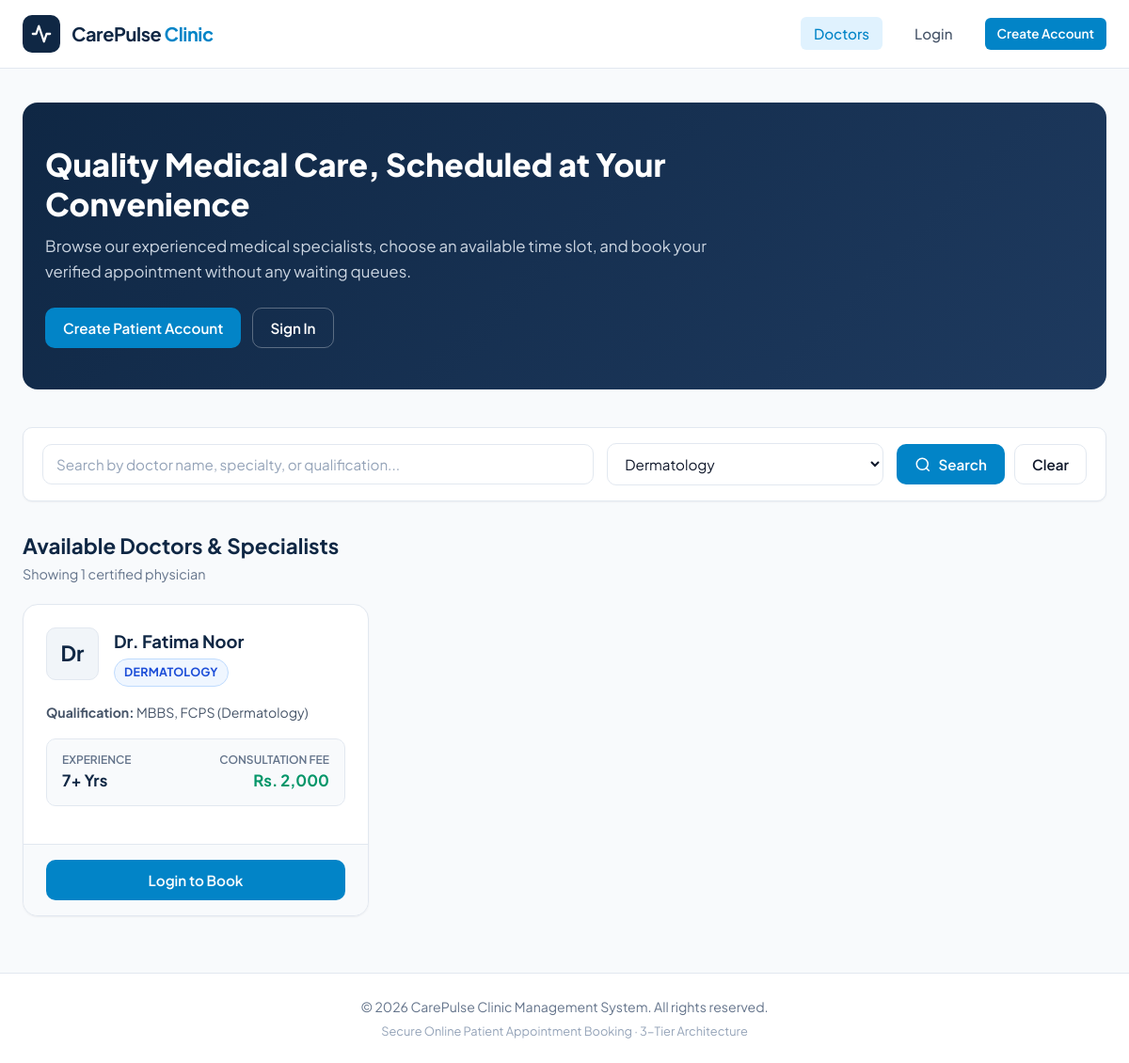
The app's page /index.php?specialty=2 with its own data.
### tables this page shows
CREATE TABLE IF NOT EXISTS `doctors` (
    `id` INT AUTO_INCREMENT PRIMARY KEY,
    `user_id` INT NOT NULL UNIQUE,
    `specialty_id` INT NOT NULL,
    `qualification` VARCHAR(150) NOT NULL,
    `experience_years` INT NOT NULL,
    `fee` DECIMAL(10,2) NOT NULL,
    CONSTRAINT `fk_doctors_user` FOREIGN KEY (`user_id`) REFERENCES `users` (`id`) ON DELETE CASCADE,
    CONSTRAINT `fk_doctors_specialty` FOREIGN KEY (`specialty_id`) REFERENCES `specialties` (`id`) ON DELETE RESTRICT
);

CREATE TABLE IF NOT EXISTS `users` (
    `id` INT AUTO_INCREMENT PRIMARY KEY,
    `full_name` VARCHAR(100) NOT NULL,
    `email` VARCHAR(150) NOT NULL UNIQUE,
    `password` VARCHAR(255) NOT NULL,
    `phone` VARCHAR(20) NOT NULL,
    `role` ENUM('patient', 'doctor', 'admin') NOT NULL DEFAULT 'patient',
    `created_at` TIMESTAMP DEFAULT CURRENT_TIMESTAMP
);

CREATE TABLE IF NOT EXISTS `specialties` (
    `id` INT AUTO_INCREMENT PRIMARY KEY,
    `name` VARCHAR(100) NOT NULL UNIQUE
);

### config/db.php (called while the page is built, shortened)
<?php
function e($value) {
    return htmlspecialchars((string)$value, ENT_QUOTES, 'UTF-8');
}
function is_logged_in() {
    return isset($_SESSION['user_id']) && !empty($_SESSION['user_id']);
}

### index.php (the view, shortened to what this page needs)
<?php
require_once __DIR__ . '/config/db.php';
$specialties_stmt = $pdo->query("SELECT id, name FROM specialties ORDER BY name ASC");
$all_specialties = $specialties_stmt->fetchAll();
$selected_specialty = isset($_GET['specialty']) ? (int)$_GET['specialty'] : 0;
$search_query = isset($_GET['q']) ? trim($_GET['q']) : '';
$sql = "
    SELECT
        d.id AS doctor_id,
        u.full_name AS doctor_name,
        u.email AS doctor_email,
        u.phone AS doctor_phone,
        s.id AS specialty_id,
        s.name AS specialty_name,
        d.qualification,
        d.experience_years,
        d.fee
    FROM doctors d
    INNER JOIN users u ON d.user_id = u.id
    INNER JOIN specialties s ON d.specialty_id = s.id
    WHERE 1=1
";
$params = [];
if ($selected_specialty > 0) {
    $sql .= " AND s.id = ?";
    $params[] = $selected_specialty;
}
$sql .= " ORDER BY s.name ASC, u.full_name ASC";
$stmt = $pdo->prepare($sql);
$stmt->execute($params);
$doctors = $stmt->fetchAll();
require_once __DIR__ . '/includes/header.php';
?>
<section class="page-hero">
    <div class="container">
        <div class="hero-content">
            <h1 class="hero-title">Quality Medical Care, Scheduled at Your Convenience</h1>
            <p class="hero-subtitle">
                Browse our experienced medical specialists, choose an available time slot, and book your verified appointment without any waiting queues.
            </p>
            <?php if (!is_logged_in()): ?>
                <div style="display: flex; gap: 12px; flex-wrap: wrap;">
                    <a href="signup.php" class="btn btn-primary" id="hero-register-btn">Create Patient Account</a>
                    <a href="login.php" class="btn btn-outline" style="color: white; border-color: rgba(255,255,255,0.3);" id="hero-login-btn">Sign In</a>
                </div>
            <?php else: ?>
                <a href="dashboard.php" class="btn btn-primary" id="hero-dashboard-btn">
                    View My Appointments
                </a>
            <?php endif; ?>
        </div>
    </div>
</section>
<div class="filter-bar">
    <form action="index.php" method="GET" class="filter-group" style="width: 100%; display: flex; flex-wrap: wrap; gap: 14px;">
        <div style="flex: 2; min-width: 220px;">
            <input
                type="text"
                name="q"
                class="form-control"
                placeholder="Search by doctor name, specialty, or qualification..."
                value="<?php echo e($search_query); ?>"
                id="search-input"
            >
        </div>
        <div style="flex: 1; min-width: 180px;">
            <select name="specialty" class="form-select" id="specialty-filter">
                <?php foreach ($all_specialties as $sp): ?>
                    <option value="<?php echo $sp['id']; ?>" <?php echo ($selected_specialty === (int)$sp['id']) ? 'selected' : ''; ?>>
                        <?php echo e($sp['name']); ?>
                    </option>
                <?php endforeach; ?>
            </select>
        </div>
        <div style="display: flex; gap: 10px;">
            <button type="submit" class="btn btn-primary" id="btn-filter">
                <svg width="18" height="18" viewBox="0 0 24 24" fill="none" stroke="currentColor" stroke-width="2">
                    <circle cx="11" cy="11" r="8"></circle>
                    <line x1="21" y1="21" x2="16.65" y2="16.65"></line>
                </svg>
                Search
            </button>
            <?php if (!empty($search_query) || $selected_specialty > 0): ?>
                <a href="index.php" class="btn btn-outline" id="btn-reset-filter">Clear</a>
            <?php endif; ?>
        </div>
    </form>
</div>
<div class="section-header" style="margin-bottom: 20px; display: flex; justify-content: space-between; align-items: center;">
    <div>
        <h2 style="font-size: 1.4rem; font-weight: 700; color: var(--primary);">Available Doctors & Specialists</h2>
        <p style="color: var(--text-muted); font-size: 0.9rem;">
            Showing <?php echo count($doctors); ?> certified physician<?php echo count($doctors) === 1 ? '' : 's'; ?>
        </p>
    </div>
</div>
<?php if (empty($doctors)): ?>
    <div class="card">
        <div class="empty-state">
            <div class="empty-state-icon">🩺</div>
            <h3>No Doctors Found</h3>
            <p>We couldn't find any doctors matching your search criteria. Try selecting another specialty or reset filters.</p>
            <a href="index.php" class="btn btn-outline">View All Doctors</a>
        </div>
    </div>
<?php else: ?>
    <div class="doctors-grid" id="doctors-list">
        <?php foreach ($doctors as $doc): ?>
            <div class="card doctor-card" id="doctor-card-<?php echo $doc['doctor_id']; ?>">
                <div class="card-body">
                    <div class="doctor-profile-header">
                        <div class="doctor-avatar">
                            Dr
                        </div>
                        <div class="doctor-meta">
                            <h3><?php echo e($doc['doctor_name']); ?></h3>
                            <span class="badge badge-specialty"><?php echo e($doc['specialty_name']); ?></span>
                        </div>
                    </div>
                    <div class="doctor-qualification">
                        <strong>Qualification:</strong> <?php echo e($doc['qualification']); ?>
                    </div>
                    <div class="doctor-stats">
                        <div class="stat-item">
                            <span class="stat-label">Experience</span>
                            <span class="stat-value"><?php echo (int)$doc['experience_years']; ?>+ Yrs</span>
                        </div>
                        <div class="stat-item" style="text-align: right;">
                            <span class="stat-label">Consultation Fee</span>
                            <span class="stat-value fee-value">Rs. <?php echo number_format($doc['fee'], 0); ?></span>
                        </div>
                    </div>
                </div>
                <div class="card-footer" style="display: flex; gap: 10px;">
                    <?php if (is_logged_in()): ?>
                        <a href="book.php?doctor_id=<?php echo $doc['doctor_id']; ?>" class="btn btn-primary btn-block" id="btn-book-<?php echo $doc['doctor_id']; ?>">
                            Book Appointment
                        </a>
                    <?php else: ?>
                        <a href="login.php" class="btn btn-primary btn-block" id="btn-book-guest-<?php echo $doc['doctor_id']; ?>">
                            Login to Book
                        </a>
                    <?php endif; ?>
                </div>
            </div>
        <?php endforeach; ?>
    </div>
<?php endif; ?>
<?php require_once __DIR__ . '/includes/footer.php'; ?>

### records on screen
doctors: user.full_name "Dr. Fatima Noor", specialty.name "DERMATOLOGY", qualification "MBBS, FCPS (Dermatology)", experience_years "7", fee "2,000"

### other values on screen
count($doctors) "1"
form field specialty "Dermatology"
